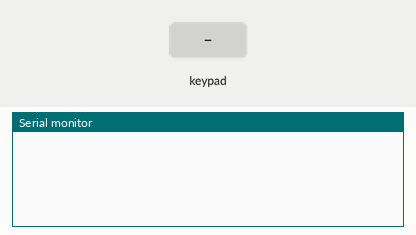
Bench run of a sketch on a simulated Arduino Mega 2560, built with avr-gcc and run on an emulated ATmega2560. On the bench: the last lines printed to the serial monitor. The test bench sets the inputs (shaded band).

Above: at 1.2 s.
1.3 s: key 'F' pressed
At 1.7 s:
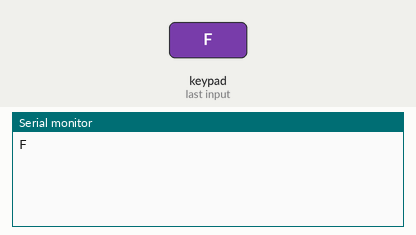
2.8 s: keypad keys 4 9 4 7 4 5 4 3 pressed 0.4 s apart
At 6.4 s:
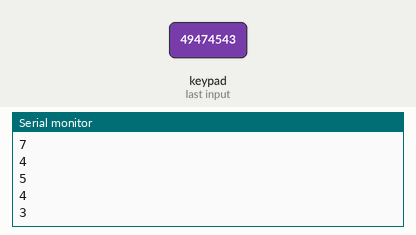
7.5 s: key 'G' pressed
At 8.7 s:
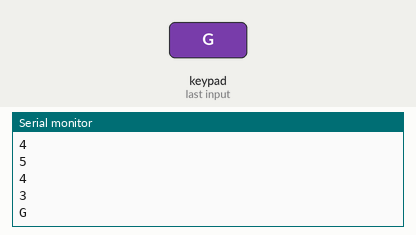
9.0 s: keypad keys 4 9 4 7 4 5 4 3 # pressed 0.4 s apart
At 13.6 s:
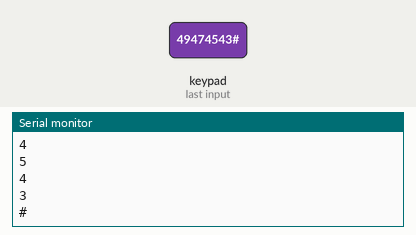
14.1 s: key '*' pressed
At 15.0 s:
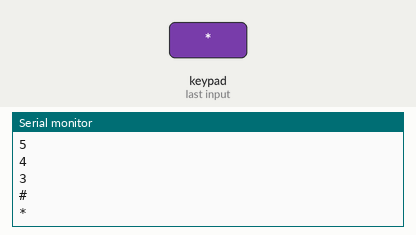
15.6 s: keypad keys 4 9 4 7 4 5 4 3 D pressed 0.4 s apart
At 19.8 s:
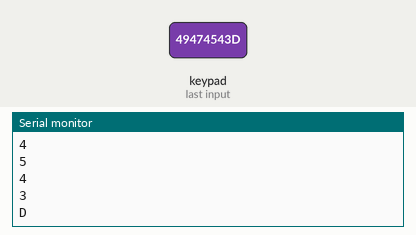
Timing chart, 0 to 21.3 s (numbered marks = the images above; inputs shaded):
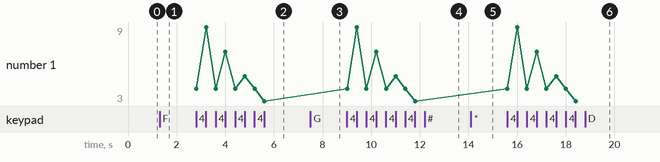

Measured:
- after the input at 1.3 s, the serial monitor: prints a new line at once (image 1)
- after the input at 2.8 s, the serial monitor: prints a new line at once (image 2)
- after the input at 7.5 s, the serial monitor: prints a new line at once (image 3)
- after the input at 9.0 s, the serial monitor: prints a new line at once (image 4)
- after the input at 14.1 s, the serial monitor: prints a new line at once (image 5)
- after the input at 15.6 s, the serial monitor: prints a new line at once (image 6)

The sketch:

teclado.ino
```cpp
// (licence header left out)
#include <Keypad.h> // Biblioteca do codigo

const byte LINHAS = 5; // Linhas do teclado
const byte COLUNAS = 4; // Colunas do teclado

const char TECLAS_MATRIZ[LINHAS][COLUNAS] = { // Matriz de caracteres (mapeamento do teclado)
  {'F', 'G', '#', '*'},
  {'1', '2', '3', 'U'},
  {'4', '5', '6', 'D'},
  {'7', '8', '9', 'S'},
  {'<', '0', '>', 'E'}
};

const byte PINOS_LINHAS[LINHAS] = {33, 35, 37, 39, 41}; // Pinos de conexao com as linhas do teclado
const byte PINOS_COLUNAS[COLUNAS] = {49, 47, 45, 43}; // Pinos de conexao com as colunas do teclado

Keypad teclado_personalizado = Keypad(makeKeymap(TECLAS_MATRIZ), PINOS_LINHAS, PINOS_COLUNAS, LINHAS, COLUNAS); // Inicia teclado

void setup() {
  Serial.begin(9600); // Inicia porta serial
}

void loop() {

  char leitura_teclas = teclado_personalizado.getKey(); // Atribui a variavel a leitura do teclado

  if (leitura_teclas) { // Se alguma tecla foi pressionada
    Serial.println(leitura_teclas); // Imprime a tecla pressionada na porta serial
  }

}
```
